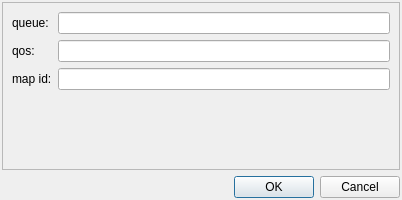
<?xml version="1.0" encoding="UTF-8"?>
<ui version="4.0">
 <class>qos_queue_link_Dialog</class>
 <widget class="QDialog" name="qos_queue_link_Dialog">
  <property name="geometry">
   <rect>
    <x>0</x>
    <y>0</y>
    <width>402</width>
    <height>200</height>
   </rect>
  </property>
  <property name="sizePolicy">
   <sizepolicy hsizetype="Fixed" vsizetype="Fixed">
    <horstretch>0</horstretch>
    <verstretch>0</verstretch>
   </sizepolicy>
  </property>
  <property name="windowTitle">
   <string>Add queue in QOS</string>
  </property>
  <layout class="QVBoxLayout" name="verticalLayout">
   <property name="leftMargin">
    <number>2</number>
   </property>
   <property name="topMargin">
    <number>2</number>
   </property>
   <property name="rightMargin">
    <number>2</number>
   </property>
   <property name="bottomMargin">
    <number>2</number>
   </property>
   <item>
    <widget class="QFrame" name="frame_dialog_virt_disk_wizard">
     <property name="frameShape">
      <enum>QFrame::StyledPanel</enum>
     </property>
     <property name="frameShadow">
      <enum>QFrame::Raised</enum>
     </property>
     <property name="paintme01" stdset="0">
      <bool>true</bool>
     </property>
     <layout class="QGridLayout" name="gridLayout">
      <item row="0" column="0">
       <widget class="QLabel" name="label_2">
        <property name="text">
         <string>queue:</string>
        </property>
       </widget>
      </item>
      <item row="0" column="1">
       <widget class="QLineEdit" name="lineEdit_dialog_qos_queue">
        <property name="readOnly">
         <bool>true</bool>
        </property>
        <property name="clearButtonEnabled">
         <bool>true</bool>
        </property>
       </widget>
      </item>
      <item row="1" column="0">
       <widget class="QLabel" name="label_5">
        <property name="text">
         <string>qos:</string>
        </property>
       </widget>
      </item>
      <item row="2" column="1">
       <widget class="QLineEdit" name="lineEdit_dialog_queue_mapid">
        <property name="clearButtonEnabled">
         <bool>true</bool>
        </property>
       </widget>
      </item>
      <item row="1" column="1">
       <widget class="QLineEdit" name="lineEdit_dialog_qos_qos">
        <property name="readOnly">
         <bool>true</bool>
        </property>
        <property name="clearButtonEnabled">
         <bool>true</bool>
        </property>
       </widget>
      </item>
      <item row="3" column="1">
       <spacer name="verticalSpacer">
        <property name="orientation">
         <enum>Qt::Vertical</enum>
        </property>
        <property name="sizeHint" stdset="0">
         <size>
          <width>20</width>
          <height>40</height>
         </size>
        </property>
       </spacer>
      </item>
      <item row="2" column="0">
       <widget class="QLabel" name="label_6">
        <property name="text">
         <string>map id:</string>
        </property>
       </widget>
      </item>
     </layout>
    </widget>
   </item>
   <item>
    <widget class="QDialogButtonBox" name="buttonBox">
     <property name="orientation">
      <enum>Qt::Horizontal</enum>
     </property>
     <property name="standardButtons">
      <set>QDialogButtonBox::Cancel|QDialogButtonBox::Ok</set>
     </property>
    </widget>
   </item>
  </layout>
 </widget>
 <resources/>
 <connections>
  <connection>
   <sender>buttonBox</sender>
   <signal>accepted()</signal>
   <receiver>qos_queue_link_Dialog</receiver>
   <slot>accept()</slot>
   <hints>
    <hint type="sourcelabel">
     <x>248</x>
     <y>254</y>
    </hint>
    <hint type="destinationlabel">
     <x>157</x>
     <y>274</y>
    </hint>
   </hints>
  </connection>
  <connection>
   <sender>buttonBox</sender>
   <signal>rejected()</signal>
   <receiver>qos_queue_link_Dialog</receiver>
   <slot>reject()</slot>
   <hints>
    <hint type="sourcelabel">
     <x>316</x>
     <y>260</y>
    </hint>
    <hint type="destinationlabel">
     <x>286</x>
     <y>274</y>
    </hint>
   </hints>
  </connection>
 </connections>
</ui>
